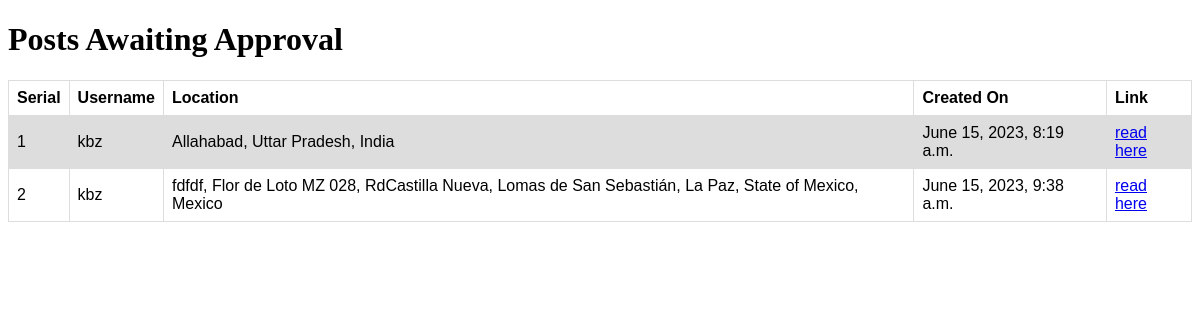
The app's page /approve/ with its own data.
### blog/models.py (models this page shows, shortened)
class BlogPost(models.Model):
    user = models.ForeignKey(User, on_delete=models.CASCADE,default=None,related_name='blog_posts')
    id = models.AutoField(primary_key=True,auto_created=True,verbose_name='ID',serialize=False)
    thumbnail = models.ImageField(upload_to='thumbnailImages/')
    location = models.CharField(max_length=50,blank=True)
    title = models.CharField(max_length=100)
    content = models.TextField(blank=True)
    created_at = models.DateTimeField(auto_now_add=True)
    sub_posts = models.ManyToManyField('SubBlogPost', related_name='blog_posts')
    comments = models.ManyToManyField('Comment',related_name='comment',blank=True)
    status = models.SmallIntegerField(default=0)
    likes = models.ManyToManyField(User,related_name='user',blank=True)

### Out_of_Ghar/views.py (the view)
# urls.py: path('approve/',blog_approval,name='approve_page'),
def blog_approval(request):
    posts = BlogPost.objects.filter(status=0)
    return render(request,'admin/approval.html',{'posts':posts})

### Templates/admin/approval.html (shortened to what this page needs)
<!DOCTYPE html>
<html lang="en">
<head>
</head>
<body>
    <h1>Posts Awaiting Approval</h1>
    <table>
        <tr>
            <th>Serial</th>
            <th>Username</th>
            <th>Location</th>
            <th>Created On</th>
            <th>Link</th>
          </tr>
        {% for post in posts %}
        <tr>
            <td>{{ forloop.counter }}</td>
            <td>{{ post.user }}</td>
            <td>{{ post.location }}</td>
            <td>{{ post.created_at }}</td>
            <td><a href="{% url 'blog_details' post.id %}">read here</a></td>
        </tr>
        {% endfor %}
    </table>
</body>
</html>

### Templates/admin/approval.html (style rules this page uses)
table { font-family: arial, sans-serif; border-collapse: collapse; width: 100%; }
td, th { border: 1px solid #dddddd; text-align: left; padding: 8px; }
tr:nth-child(even) { background-color: #dddddd; }

### records on screen
BlogPost: user "kbz", location "Allahabad, Uttar Pradesh, India", created_at "June 15, 2023, 8:19 a.m."
BlogPost: user "kbz", location "fdfdf, Flor de Loto MZ 028, RdCastilla Nueva, Lomas de San Sebastián, La Paz, State of Mexico, Mexico", created_at "June 15, 2023, 9:38 a.m."
